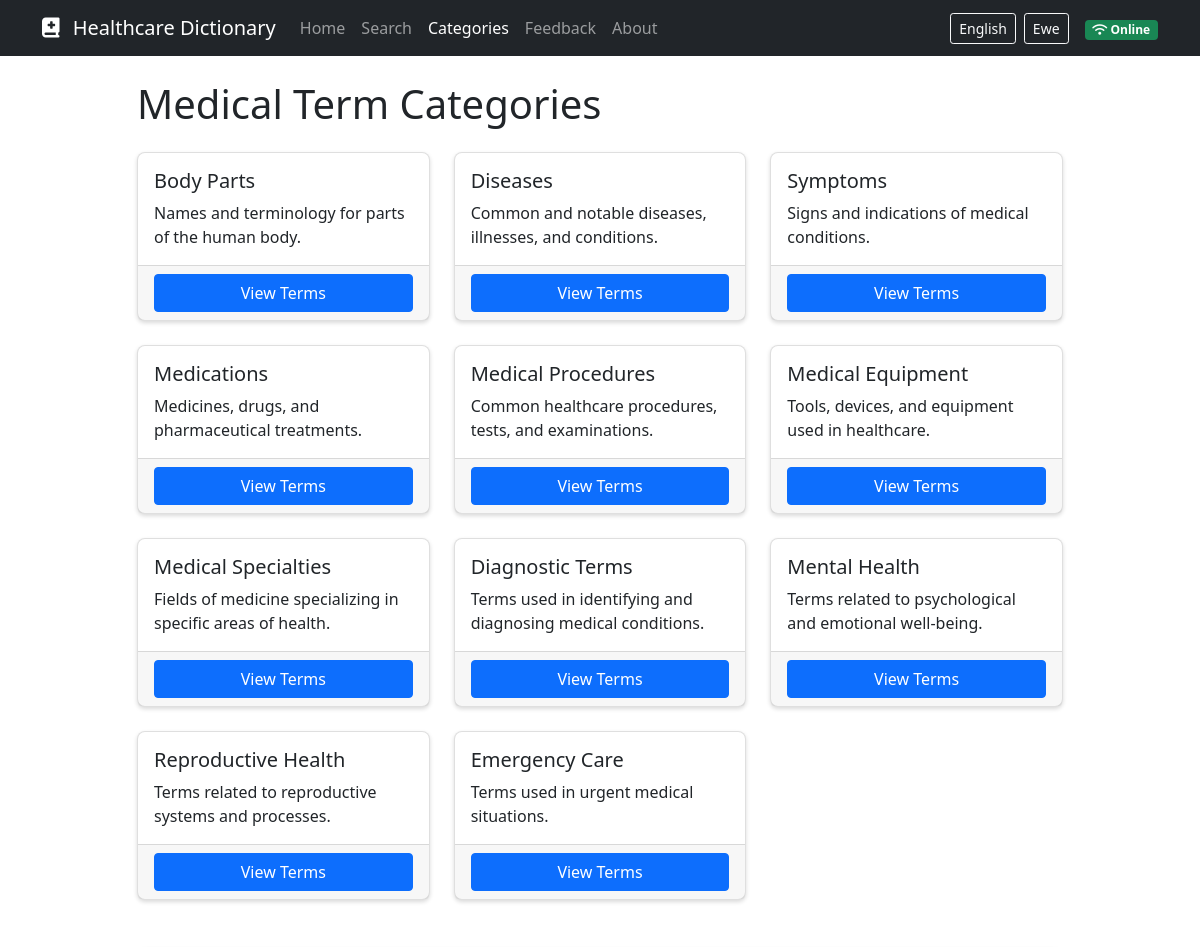
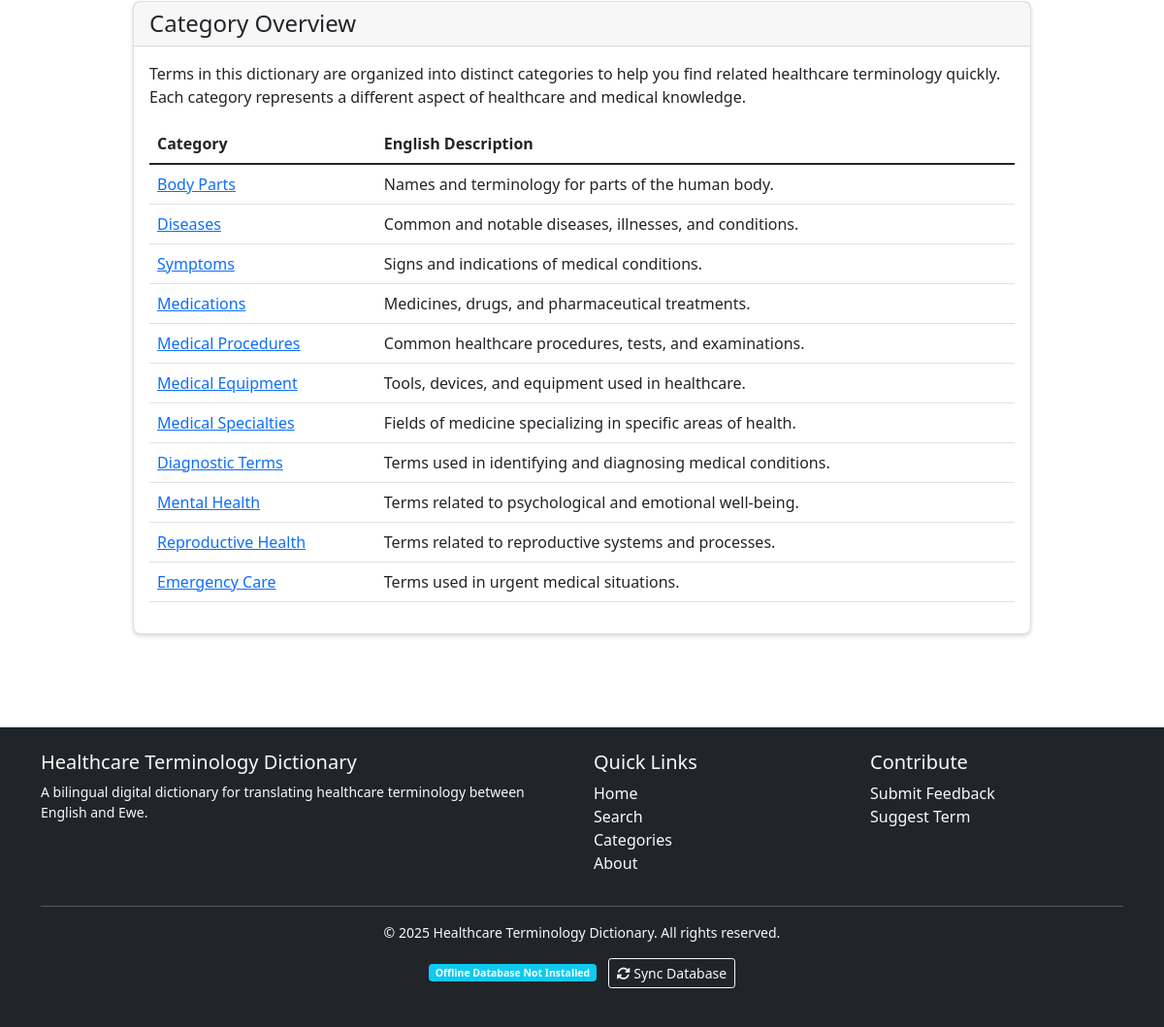
The page /categories on the database its author committed (2 pictures, top to bottom).
### models.py (models this page shows, shortened)
class Category(db.Model):
    id = db.Column(db.Integer, primary_key=True)
    name_en = db.Column(db.String(100), nullable=False)
    name_ewe = db.Column(db.String(100), nullable=False)
    description_en = db.Column(db.Text)
    description_ewe = db.Column(db.Text)
    terms = db.relationship('Term', backref='category', lazy=True)

### routes.py (the view)
@app.route('/categories')
def categories():
    categories = Category.query.all()
    return render_template('categories.html', categories=categories)

### templates/categories.html (shortened to what this page needs)
 {% extends "layout.html" %}
{% block content %}
<div class="row mb-5">
    <div class="col-md-10 mx-auto">
        <h1 class="mb-4">
            <span class="lang-en">Medical Term Categories</span>
        </h1>
        <div class="row row-cols-1 row-cols-md-2 row-cols-lg-3 g-4">
            {% for category in categories %}
            <div class="col">
                <div class="card h-100">
                    <div class="card-body">
                        <h2 class="card-title h5">
                            <span class="lang-en">{{ category.name_en }}</span>
                        </h2>
                        <p class="card-text">
                            <span class="lang-en">{{ category.description_en }}</span>
                        </p>
                    </div>
                    <div class="card-footer">
                        <a href="{{ url_for('category_detail', category_id=category.id) }}" class="btn btn-primary w-100">
                            <span class="lang-en">View Terms</span>
                        </a>
                    </div>
                </div>
            </div>
            {% endfor %}
        </div>
        <div class="card mt-5">
            <div class="card-header">
                <h2 class="h4 mb-0">
                    <span class="lang-en">Category Overview</span>
                </h2>
            </div>
            <div class="card-body">
                <p class="lang-en">
                    Terms in this dictionary are organized into distinct categories to help you find related
                    healthcare terminology quickly. Each category represents a different aspect of healthcare
                    and medical knowledge.
                </p>
                <div class="table-responsive mt-3">
                    <table class="table table-hover">
                        <thead>
                            <tr>
                                <th scope="col">
                                    <span class="lang-en">Category</span>
                                </th>
                                <th scope="col" class="lang-en">English Description</th>
                            </tr>
                        </thead>
                        <tbody>
                            {% for category in categories %}
                            <tr>
                                <td>
                                    <a href="{{ url_for('category_detail', category_id=category.id) }}">
                                        <span class="lang-en">{{ category.name_en }}</span>
                                    </a>
                                </td>
                                <td class="lang-en">{{ category.description_en }}</td>
                            </tr>
                            {% endfor %}
                        </tbody>
                    </table>
                </div>
            </div>
        </div>
    </div>
</div>
{% endblock %}

### static/css/custom.css (style rules this page uses)
body { min-height: 100vh; display: flex; flex-direction: column; }
.card { border-radius: 0.5rem; box-shadow: 0 0.125rem 0.25rem rgba(0, 0, 0, 0.15); transition: transform 0.2s ease-in-out, box-shadow 0.2s ease-in-out; }
.lang-ewe, .lang-en { transition: opacity 0.3s ease-in-out; }

### rows shown on the page
Category: name_en "Body Parts", description_en "Names and terminology for parts of the human body."
Category: name_en "Diseases", description_en "Common and notable diseases, illnesses, and conditions."
Category: name_en "Symptoms", description_en "Signs and indications of medical conditions."
Category: name_en "Medications", description_en "Medicines, drugs, and pharmaceutical treatments."
Category: name_en "Medical Procedures", description_en "Common healthcare procedures, tests, and examinations."
Category: name_en "Medical Equipment", description_en "Tools, devices, and equipment used in healthcare."
Category: name_en "Medical Specialties", description_en "Fields of medicine specializing in specific areas of health."
Category: name_en "Diagnostic Terms", description_en "Terms used in identifying and diagnosing medical conditions."
Category: name_en "Mental Health", description_en "Terms related to psychological and emotional well-being."
Category: name_en "Reproductive Health", description_en "Terms related to reproductive systems and processes."
Category: name_en "Emergency Care", description_en "Terms used in urgent medical situations."
